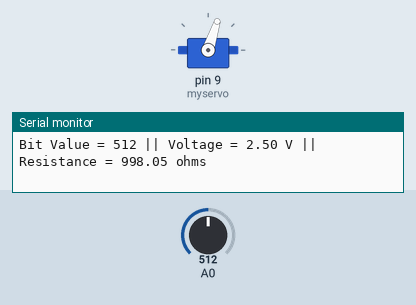
A sketch run on a simulated Arduino Uno, built with avr-gcc and run on an emulated ATmega328P. Shown: servo, the last lines printed to the serial monitor. The inputs (shaded band) are chosen by the test bench; at power-on: A0 = 512.

Above: at 1.2 s.
1.3 s: A0 set to 495
2.8 s: A0 set to 716
At 3.2 s:
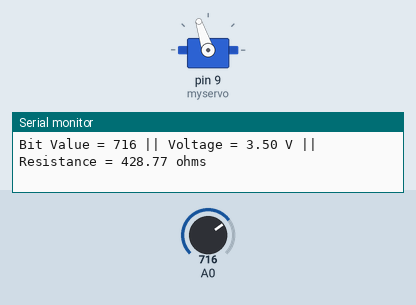
4.4 s: A0 set to 922
At 5.2 s:
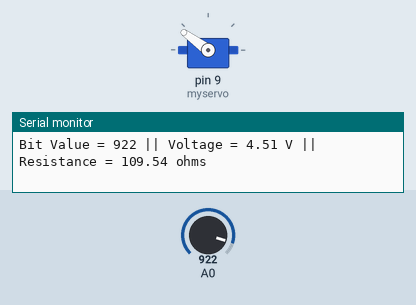
5.9 s: A0 set to 937
7.4 s: A0 set to 1023
At 8.1 s:
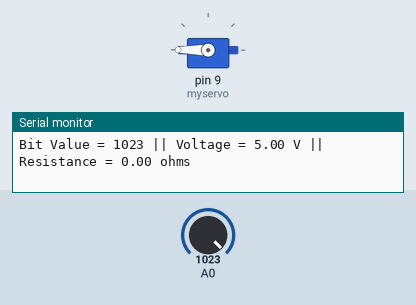
9.0 s: A0 set to 1012
At 10.5 s:
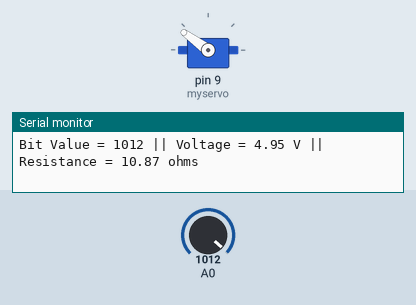
Timing chart, 0 to 12.0 s (numbered marks = the images above; inputs shaded):
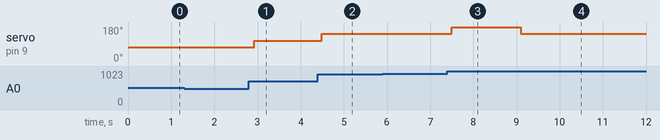

The sketch:

02_-_Servo_Motor_+_LDR__Bit_Value__Voltage__Resistance_.ino
```cpp
/*
  Servo Motor + LDR (Bit Value, Voltage, Resistance)

  This program moves the servo motor accordingly to the position of the joystick

  This program makes use of #include, Servo, Serial.begin, myservo.attach, int, float, Serial.print, Serial.println, and myservo.write.
*/

#include <Servo.h> // Includes the servo library in the code

Servo myservo; // Creates servo object to control a servo

void setup() {
  Serial.begin(9600); // Sets data rate for serial transmittion

  myservo.attach(9); // Attaches pin 9 to the servo motor
}

void loop() {
  int bit = analogRead(A0); // Creates an integer variable called "bit" and gives it the value of pin A0

  float volt = bit/204.6; // Creates a float variable called "volt" and gives it the value of the quotient of "bit" and 204.6

  float resistance = ((5/volt)-1)*1000; // Creates a float variable called "resistance" and gives it the value of the resistance computed

  Serial.print("Bit Value = "); // Prints in the serial monitor the text: "Bit Value = "
  Serial.print(bit); // Prints in the serial monitor the value of "bit"

  Serial.print(" || Voltage = "); // Prints in the serial monitor the text: " || Voltage = "
  Serial.print(volt); // Prints in the serial monitor the value of "volt"
  Serial.print(" V"); // Prints in the serial monitor the text: " V"

  Serial.print(" || Resistance = "); // Prints in the serial monitor the text: " || Resistance = "
  Serial.print(resistance); // Prints in the serial monitor the value of "resistance"
  Serial.println(" ohms"); // Prints in the serial monitor the text: " ohms" and goes to the next line

  int motorServo = map(volt, 0, 5, 0, 180); // Creates an integer variable called "motorServo" and gives it the mapped value of "volt" from 0 - 5 to 0 - 180
  myservo.write(motorServo); // Places the servo motor in the position of the angle "motorServo"
}
```

Measured:
- the behaviour switches between 1013 and 1012 on A0 (found by bisection; images 3 and 4)
- after the input at 2.8 s, servo on pin 9 (myservo): 72° → 108° after 0.13 s
- after the input at 4.4 s, servo on pin 9 (myservo): 108° → 144° after 0.09 s
- after the input at 7.4 s, servo on pin 9 (myservo): 144° → 180° after 0.10 s
- after the input at 9.0 s, servo on pin 9 (myservo): 180° → 144° after 0.10 s
